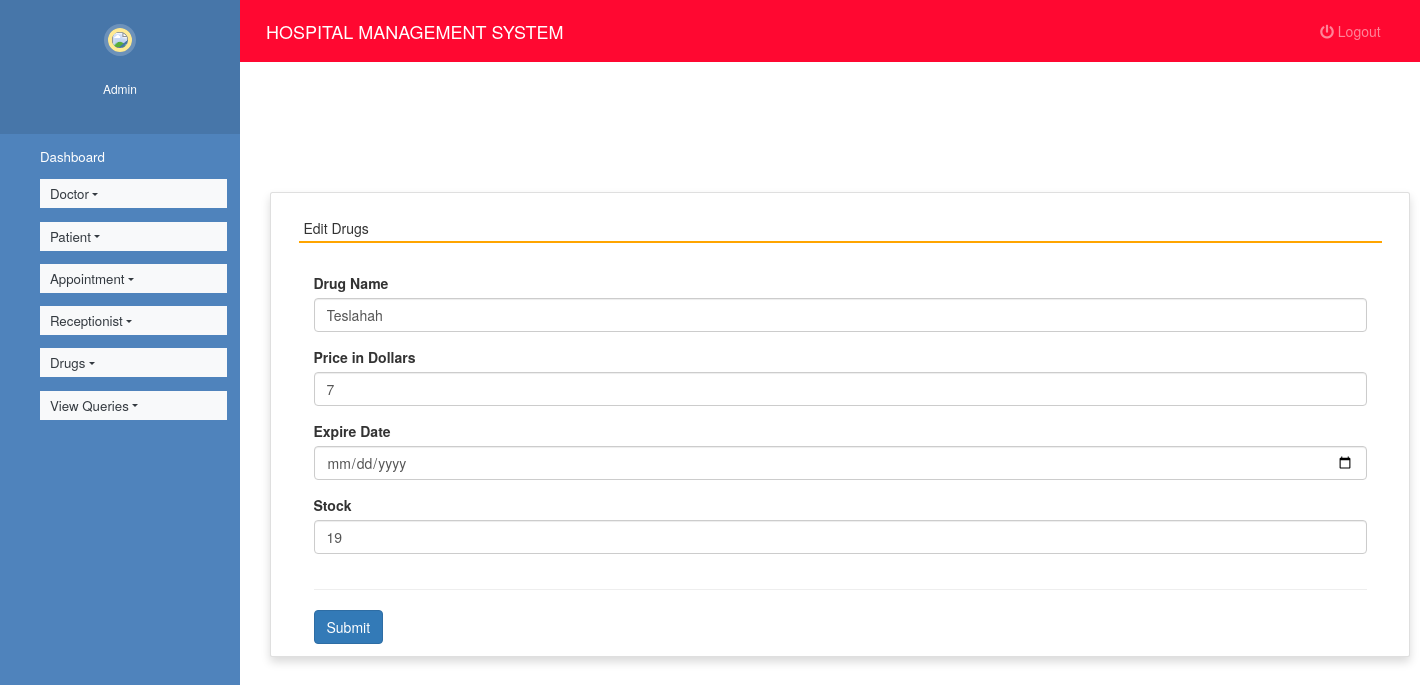
The page /edit_drug/8 (signed in) on the database its author committed.
### hospitals/models.py (models this page shows, shortened)
class Drugs(models.Model):
    name = models.CharField(max_length=50)
    price = models.IntegerField()
    exp_date=models.DateField()
    stock=models.IntegerField()

### hospitals/views.py (the view, shortened to what this page needs)
# urls.py: path('edit_drug/<int:pid>',edit_drug,name='edit_drug'),
def edit_drug(request,pid):
    error = ""
    if not request.user.is_authenticated:
        return redirect('login')
    user = request.user
    drug = Drugs.objects.get(id=pid)
    return render(request, 'edit_drugs.html', locals())

### hospitals/templates/edit_drugs.html (shortened to what this page needs)
{% extends 'admin_nav.html' %}
{% load static %}
{% block content %}
<html>
<head>
<link rel="stylesheet" href="https://maxcdn.bootstrapcdn.com/bootstrap/3.4.1/css/bootstrap.min.css">
  <link rel="stylesheet" href="https://cdnjs.cloudflare.com/ajax/libs/font-awesome/4.7.0/css/font-awesome.min.css">
  <link rel="stylesheet" href="https://use.fontawesome.com/releases/v5.6.3/css/all.css">
</head>
<body>
<br><br><br><br>
<div class="container card shadow m-5">
		<div class="card-body">
			<h5 class="p-2" style="border-bottom: 2px solid orange">Edit Drugs</h5>
             <br>
			<div class="container-fluid">
				<form method="post">
					<div class="form-row">
						<div class="col-sm-12">
							<div class="form-group">
								<label>Drug Name</label>
								<input type="text" name="name" class="form-control" value="{{drug.name}}" required>
							</div>
						</div>
                        <div class="col-sm-12">
							<div class="form-group">
								<label>Price in Dollars</label>
								<input type="number" name="price" class="form-control" value="{{drug.price}}" required>
							</div>
						</div>
                    	<div class="col-sm-12">
							<div class="form-group">
								<label>Expire Date</label>
								<input type="date" name="exp_date" class="form-control" value="{{drug.exp_date}}" required>
							</div>
						</div>
                        <div class="col-sm-12">
							<div class="form-group">
								<label>Stock</label>
								<input type="number" name="stock" class="form-control" value="{{drug.stock}}" required>
							</div>
						</div>
                    </div>
					<hr>
					<input type="submit" value="Submit" class="btn btn-primary">
				</form>
			</div>
		</div>
	</div>
</body>
</html>
{% endblock content %}

### hospitals/static/style.css (style rules this page uses)
body { padding-left: 240px; }

### hospitals/templates/admin_nav.html (style rules this page uses)
body { padding-left: 240px; }

### rows shown on the page
Drugs: name "Teslahah", price "7", stock "19"
